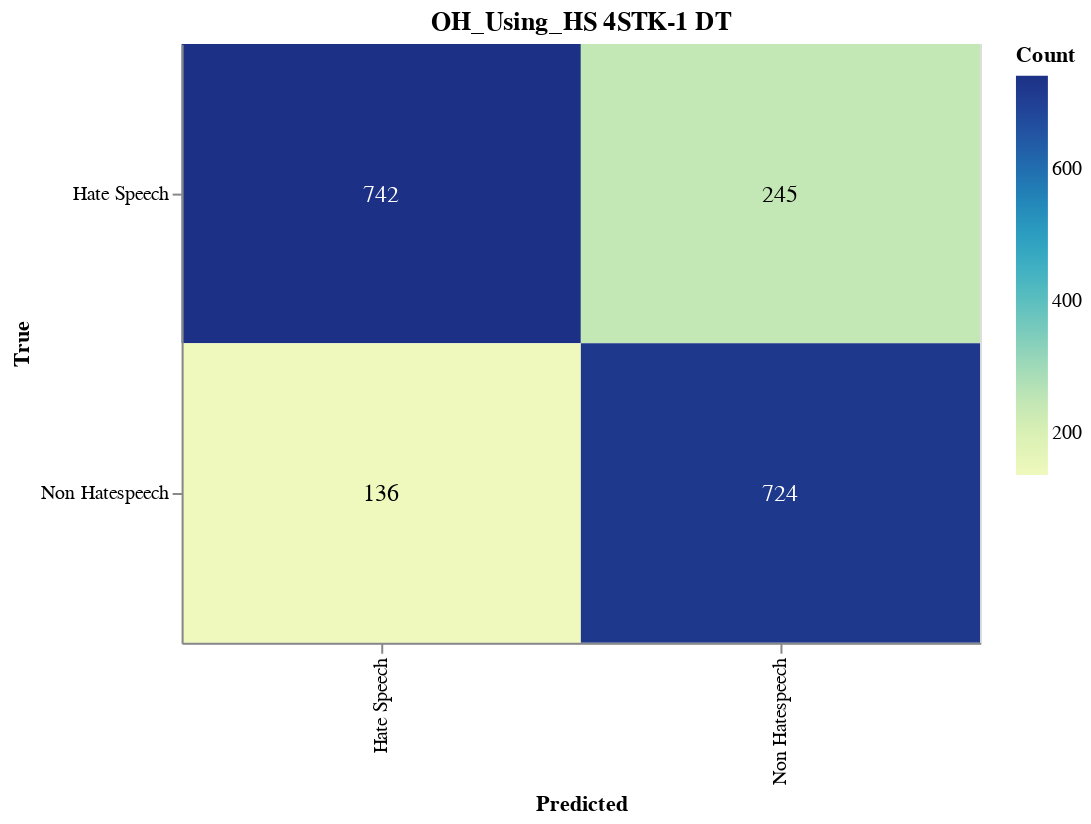

Notebook code cell kept with this figure:
### Markdown cell above
#### Save CM

### Code cell
import altair as alt
import altair_saver
import pandas as pd
from sklearn.metrics import confusion_matrix

# Calculate the confusion matrix
cm = confusion_matrix(y_val, adjusted_predictions)

# Define class names
class_names = ['Hate Speech', 'Non Hatespeech']

# Convert confusion matrix to DataFrame
cm_df = pd.DataFrame(cm, index=class_names, columns=class_names).reset_index().melt(id_vars='index')
cm_df.columns = ['True', 'Predicted', 'Count']

# Ensure the order of categories
cm_df['True'] = pd.Categorical(cm_df['True'], categories=class_names, ordered=True)
cm_df['Predicted'] = pd.Categorical(cm_df['Predicted'], categories=class_names, ordered=True)

# Create the Altair plot
heatmap = alt.Chart(cm_df).mark_rect().encode(
    x=alt.X('Predicted:O', sort=class_names),
    y=alt.Y('True:O', sort=class_names),
    color='Count:Q',
    tooltip=['True', 'Predicted', 'Count']
).properties(
    width=400,
    height=300,
    title='OH_Using_HS 4STK-1 DT'
)

# Add text labels
text = heatmap.mark_text(
    align='center',
    baseline='middle',
    fontSize=12
).encode(
    text='Count:Q',
    color=alt.condition(
        alt.datum.Count > cm.max() / 2,
        alt.value('white'),
        alt.value('black')
    )
)

# Combine heatmap and text
final_chart = heatmap + text

# Display the plot
final_chart.show()

### Figure 1 — Vega-Lite specification as saved in the notebook (floating-point values rounded to 4 significant figures)
{"config": {"view": {"continuousWidth": 300, "continuousHeight": 300}}, "layer": [{"mark": {"type": "rect"}, "encoding": {"color": {"field": "Count", "type": "quantitative"}, "tooltip": [{"field": "True", "type": "ordinal"}, {"field": "Predicted", "type": "ordinal"}, {"field": "Count", "type": "quantitative"}], "x": {"field": "Predicted", "sort": ["Hate Speech", "Non Hatespeech"], "type": "ordinal"}, "y": {"field": "True", "sort": ["Hate Speech", "Non Hatespeech"], "type": "ordinal"}}, "title": "OH_Using_HS 4STK-1 DT"}, {"mark": {"type": "text", "align": "center", "baseline": "middle", "fontSize": 12}, "encoding": {"color": {"condition": {"test": "(datum.Count > 371.0)", "value": "white"}, "value": "black"}, "text": {"field": "Count", "type": "quantitative"}, "tooltip": [{"field": "True", "type": "ordinal"}, {"field": "Predicted", "type": "ordinal"}, {"field": "Count", "type": "quantitative"}], "x": {"field": "Predicted", "sort": ["Hate Speech", "Non Hatespeech"], "type": "ordinal"}, "y": {"field": "True", "sort": ["Hate Speech", "Non Hatespeech"], "type": "ordinal"}}, "title": "OH_Using_HS 4STK-1 DT"}], "data": {"name": "data-6f902ddb8737834fd1c1b957527e4283"}, "height": 300, "width": 400, "$schema": "https://vega.github.io/schema/vega-lite/v5.17.0.json", "datasets": {"data-6f902ddb8737834fd1c1b957527e4283": [{"True": "Hate Speech", "Predicted": "Hate Speech", "Count": 742}, {"True": "Non Hatespeech", "Predicted": "Hate Speech", "Count": 136}, {"True": "Hate Speech", "Predicted": "Non Hatespeech", "Count": 245}, {"True": "Non Hatespeech", "Predicted": "Non Hatespeech", "Count": 724}]}}
